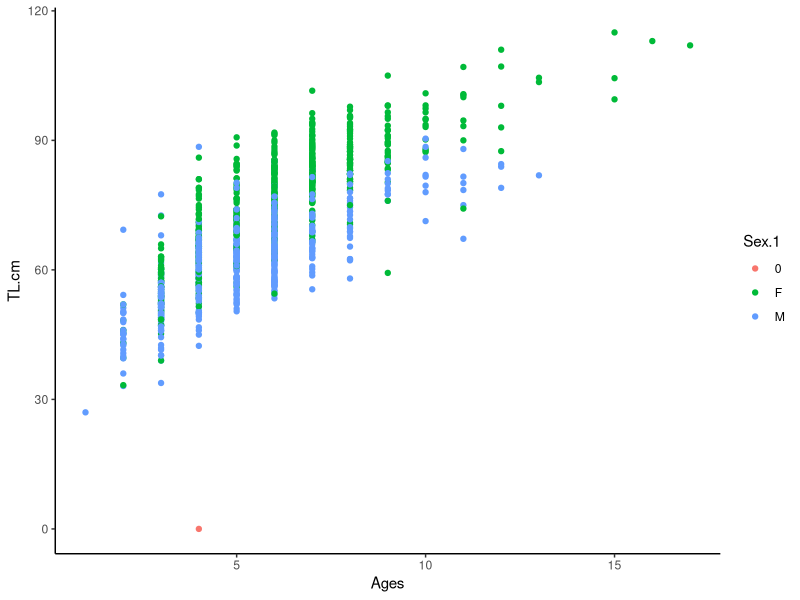
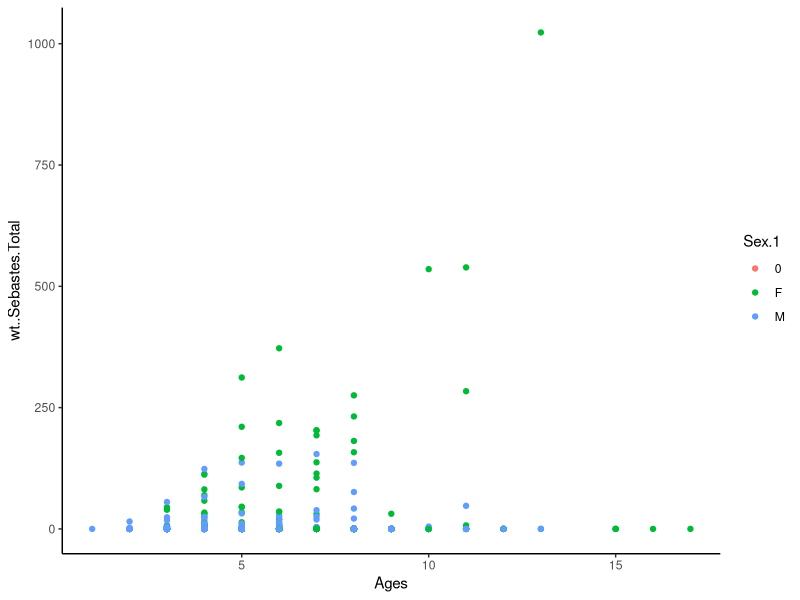
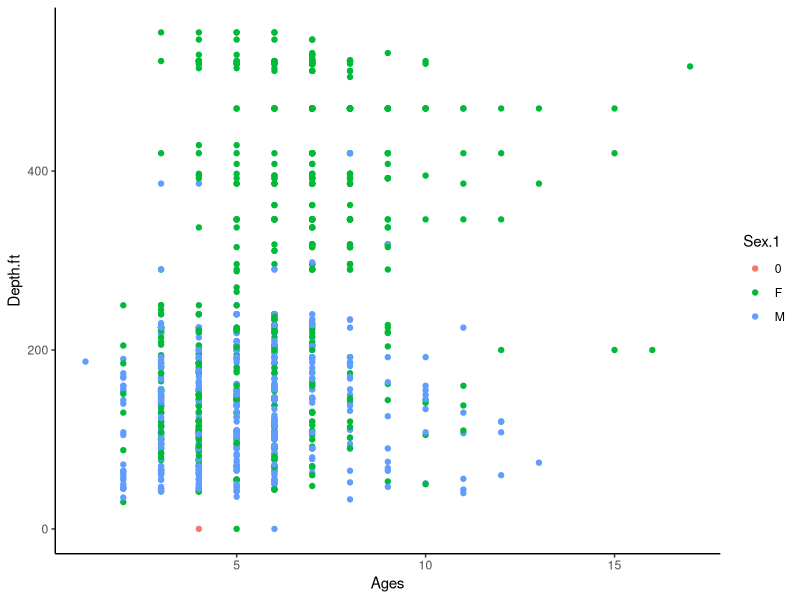

Reproduce these figures in R, in order.
## ---- chunk 1
library(tidyverse)
## ---- chunk 2
lingcod <- read.csv("data/Lingcod with Gut Contents_All_BB.csv")
colnames(lingcod)
## ---- chunk 3
  lingcod_sexColumns <- lingcod %>% 
  select(Sample.ID, Sex, Sex.1)

lingcod_sexColumns %>% 
  group_by(Sex) %>%
  tally()

lingcod_sexColumns %>% 
  group_by(Sex.1) %>%
  tally()
## ---- chunk 4
lingcod_rockfish <- lingcod %>%
  select(Sample.ID, Ages, Date..yymmdd., Port, Location, Lat, Long,
         Depth.ft, TL.cm, Sex.1, Wt.kg, Gape, Maturity, Stage, 
         Gut.wt.kg, Gut.contents.kg, X..Sebastes, wt..Sebastes, 
         X..Sebastes.jordani, wt..Sebastes.jordani, X..Yellowtail.Rockfish,
         wt..Yellowtail.Rockfish, X..Blue.Rockfish, wt..Blue.Rockfish,
         X..Black.Rockfish, wt..Black.RF, X..Puget.Sound.Rockfish,
         wt..Puget.Sound.Rockfish) %>% 
  replace(is.na(.), 0) %>%
  mutate(X..Sebastes.Total = rowSums(select(.,X..Sebastes, X..Sebastes.jordani,
                                            X..Yellowtail.Rockfish, X..Blue.Rockfish,
                                            X..Black.Rockfish, X..Puget.Sound.Rockfish))) %>% 
  mutate(wt..Sebastes.Total = rowSums(select(.,wt..Sebastes, wt..Sebastes.jordani,
                                             wt..Yellowtail.Rockfish, wt..Blue.Rockfish,
                                             wt..Black.RF, wt..Puget.Sound.Rockfish))) %>% 
  filter(Sex.1 != "")

### Replace all 0s in Ages column with NAs
lingcod_rockfish$Ages <- replace(lingcod_rockfish$Ages, lingcod_rockfish$Ages == 0, NA)
## ---- chunk 5
lingcod_rockfish %>% 
  group_by(Ages) %>%
  summarise(
    MaxLengthByAge = max(TL.cm, na.rm = T),
    MinLengthByAge = min(TL.cm, na.rm = T),
    MeanLengthByAge = mean(TL.cm, na.rm = T),
    n = n()
  ) %>%
  arrange(Ages)
## ---- chunk 6
ggplot(lingcod_rockfish, aes(x = Ages, y = TL.cm, color = Sex.1)) +
  geom_point() +
  theme_classic()
## ---- chunk 7
ggplot(lingcod_rockfish, aes(x = Ages, y = wt..Sebastes.Total, color = Sex.1)) +
  geom_point() +
  theme_classic()
## ---- chunk 8
ggplot(lingcod_rockfish, aes(x = Ages, y = Depth.ft, color = Sex.1)) +
  geom_point() +
  theme_classic()
